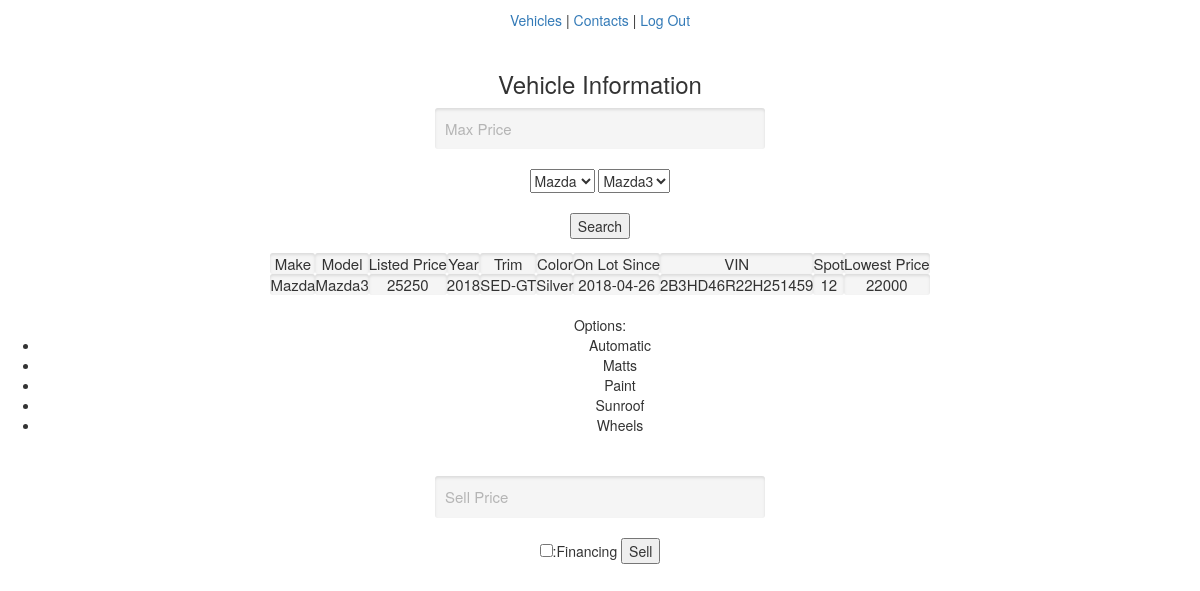
/employee_vehicle_display_info.php?vin=2B3HD46R22H251459 (signed in), run on the app's committed database.
### tables this page shows
CREATE TABLE `on_lot` (
  `Vin` varchar(20) NOT NULL,
  `Spot` int(11) DEFAULT NULL,
  `Since` date DEFAULT NULL
);

CREATE TABLE `vehicle` (
  `Vin` varchar(20) NOT NULL,
  `boughtPrice` double DEFAULT NULL,
  `listedPrice` double DEFAULT NULL,
  `lowestPrice` double DEFAULT NULL,
  `make` varchar(20) DEFAULT NULL,
  `model` varchar(20) DEFAULT NULL,
  `color` varchar(20) DEFAULT NULL,
  `year` int(11) DEFAULT NULL,
  `Type` enum('On_Lot','Sold') NOT NULL DEFAULT 'On_Lot'
);

### employee_vehicle_table.php (the view, shortened to what this page needs)
<table align = 'center'>
<tr>
  <td>Make</td>
  <td>Model</td>
  <td>Listed Price</td>
  <td>Year</td>
  <td>Trim</td>
  <td>Color</td>
  <td>On Lot Since</td>
  <td>VIN</td>
  <td>Spot</td>
  <td>Lowest Price</td>
  </tr>
<?php
foreach ($_SESSION['carArray'] as $car)
{
    echo "<tr>";
    echo "<td>" . $car['make'] . "</td>";
    echo "<td>" . $car['model'] . "</td>";
    echo "<td>" . $car['listedPrice'] . "</td>";
    echo "<td>" . $car['year'] . "</td>";
    echo "<td>" . $car['level'] . "</td>";
    echo "<td>" . $car['color'] . "</td>";
    echo "<td>" . $car['Since'] . "</td>";
    echo "<td>" . $car['Vin'] . "</td>";
    echo "<td>" . $car['Spot'] . "</td>";
    echo "<td>" . $car['lowestPrice'] . "</td>";
    echo "</tr>";
}
  echo "</table>";
  echo "<br />Options:";
  echo "<ul>";
  foreach ($_SESSION['options'] as $opt)
  {
    echo "<li>" . $opt['Oname'] . "</li>";
  }
  echo "</ul>";
  include 'employee_vehicle_sell_form.php';
?>

### style.css (style rules this page uses)
body { text-align: center; }
td { font-size: 20; padding: 5px; border: none; margin: 3px; text-align: center; background: #f5f5f5; font-size: 1.5rem; -moz-border-radius: 3px; -webkit-border-radius: 3px; box-shadow: inset 0px 2px 3px rgba( 0,0,0,0.1 ); clear: both; }

### data on the page
on_lot: Vin.make "Mazda", Vin.model "Mazda3", Vin.listedPrice "25250", Vin.year "2018", level "SED-GT", Vin.color "Silver", Since "2018-04-26", Vin.Vin "2B3HD46R22H251459", Spot "12", Vin.lowestPrice "22000"

### other printed values
$opt['Oname'] "Automatic"
$opt['Oname'] "Matts"
$opt['Oname'] "Paint"
$opt['Oname'] "Sunroof"
$opt['Oname'] "Wheels"
form field make "Mazda"
form field model "Mazda3"
